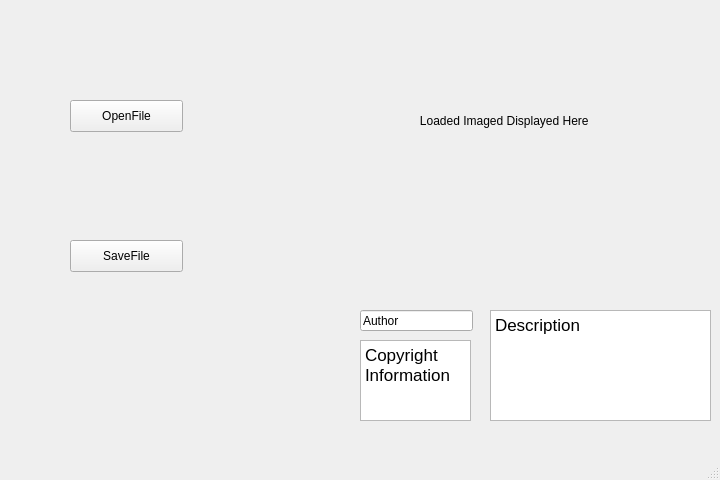
<?xml version="1.0" encoding="UTF-8"?>
<ui version="4.0">
 <class>uwu</class>
 <widget class="QMainWindow" name="uwu">
  <property name="geometry">
   <rect>
    <x>0</x>
    <y>0</y>
    <width>720</width>
    <height>480</height>
   </rect>
  </property>
  <property name="minimumSize">
   <size>
    <width>720</width>
    <height>480</height>
   </size>
  </property>
  <property name="maximumSize">
   <size>
    <width>720</width>
    <height>480</height>
   </size>
  </property>
  <property name="cursor">
   <cursorShape>PointingHandCursor</cursorShape>
  </property>
  <property name="windowTitle">
   <string>uwu</string>
  </property>
  <widget class="QWidget" name="centralwidget">
   <widget class="QPushButton" name="OpenButton">
    <property name="geometry">
     <rect>
      <x>70</x>
      <y>100</y>
      <width>113</width>
      <height>32</height>
     </rect>
    </property>
    <property name="toolTip">
     <string>&lt;html&gt;&lt;head/&gt;&lt;body&gt;&lt;p&gt;Save Button&lt;/p&gt;&lt;/body&gt;&lt;/html&gt;</string>
    </property>
    <property name="text">
     <string>OpenFile</string>
    </property>
   </widget>
   <widget class="QPushButton" name="SaveButton">
    <property name="geometry">
     <rect>
      <x>70</x>
      <y>240</y>
      <width>113</width>
      <height>32</height>
     </rect>
    </property>
    <property name="toolTip">
     <string>&lt;html&gt;&lt;head/&gt;&lt;body&gt;&lt;p&gt;Save Button&lt;/p&gt;&lt;/body&gt;&lt;/html&gt;</string>
    </property>
    <property name="text">
     <string>SaveFile</string>
    </property>
   </widget>
   <widget class="QTextEdit" name="Description">
    <property name="geometry">
     <rect>
      <x>490</x>
      <y>310</y>
      <width>221</width>
      <height>111</height>
     </rect>
    </property>
    <property name="toolTip">
     <string>&lt;html&gt;&lt;head/&gt;&lt;body&gt;&lt;p&gt;uwu a text box&lt;/p&gt;&lt;/body&gt;&lt;/html&gt;</string>
    </property>
    <property name="html">
     <string>&lt;!DOCTYPE HTML PUBLIC &quot;-//W3C//DTD HTML 4.0//EN&quot; &quot;http://www.w3.org/TR/REC-html40/strict.dtd&quot;&gt;
&lt;html&gt;&lt;head&gt;&lt;meta name=&quot;qrichtext&quot; content=&quot;1&quot; /&gt;&lt;style type=&quot;text/css&quot;&gt;
p, li { white-space: pre-wrap; }
&lt;/style&gt;&lt;/head&gt;&lt;body style=&quot; font-family:'.AppleSystemUIFont'; font-size:13pt; font-weight:400; font-style:normal;&quot;&gt;
&lt;p style=&quot; margin-top:0px; margin-bottom:0px; margin-left:0px; margin-right:0px; -qt-block-indent:0; text-indent:0px;&quot;&gt;Description&lt;/p&gt;&lt;/body&gt;&lt;/html&gt;</string>
    </property>
   </widget>
   <widget class="QLabel" name="ImageDisplay">
    <property name="geometry">
     <rect>
      <x>390</x>
      <y>10</y>
      <width>261</width>
      <height>221</height>
     </rect>
    </property>
    <property name="minimumSize">
     <size>
      <width>261</width>
      <height>201</height>
     </size>
    </property>
    <property name="maximumSize">
     <size>
      <width>261</width>
      <height>221</height>
     </size>
    </property>
    <property name="text">
     <string>         Loaded Imaged Displayed Here</string>
    </property>
   </widget>
   <widget class="QLineEdit" name="AuthorName">
    <property name="geometry">
     <rect>
      <x>360</x>
      <y>310</y>
      <width>113</width>
      <height>21</height>
     </rect>
    </property>
    <property name="text">
     <string>Author</string>
    </property>
   </widget>
   <widget class="QTextEdit" name="CopyrightInfo">
    <property name="geometry">
     <rect>
      <x>360</x>
      <y>340</y>
      <width>111</width>
      <height>81</height>
     </rect>
    </property>
    <property name="html">
     <string>&lt;!DOCTYPE HTML PUBLIC &quot;-//W3C//DTD HTML 4.0//EN&quot; &quot;http://www.w3.org/TR/REC-html40/strict.dtd&quot;&gt;
&lt;html&gt;&lt;head&gt;&lt;meta name=&quot;qrichtext&quot; content=&quot;1&quot; /&gt;&lt;style type=&quot;text/css&quot;&gt;
p, li { white-space: pre-wrap; }
&lt;/style&gt;&lt;/head&gt;&lt;body style=&quot; font-family:'.AppleSystemUIFont'; font-size:13pt; font-weight:400; font-style:normal;&quot;&gt;
&lt;p style=&quot; margin-top:0px; margin-bottom:0px; margin-left:0px; margin-right:0px; -qt-block-indent:0; text-indent:0px;&quot;&gt;Copyright Information&lt;/p&gt;&lt;/body&gt;&lt;/html&gt;</string>
    </property>
   </widget>
  </widget>
  <widget class="QMenuBar" name="menubar">
   <property name="geometry">
    <rect>
     <x>0</x>
     <y>0</y>
     <width>720</width>
     <height>22</height>
    </rect>
   </property>
  </widget>
  <widget class="QStatusBar" name="statusbar"/>
 </widget>
 <resources/>
 <connections/>
</ui>
